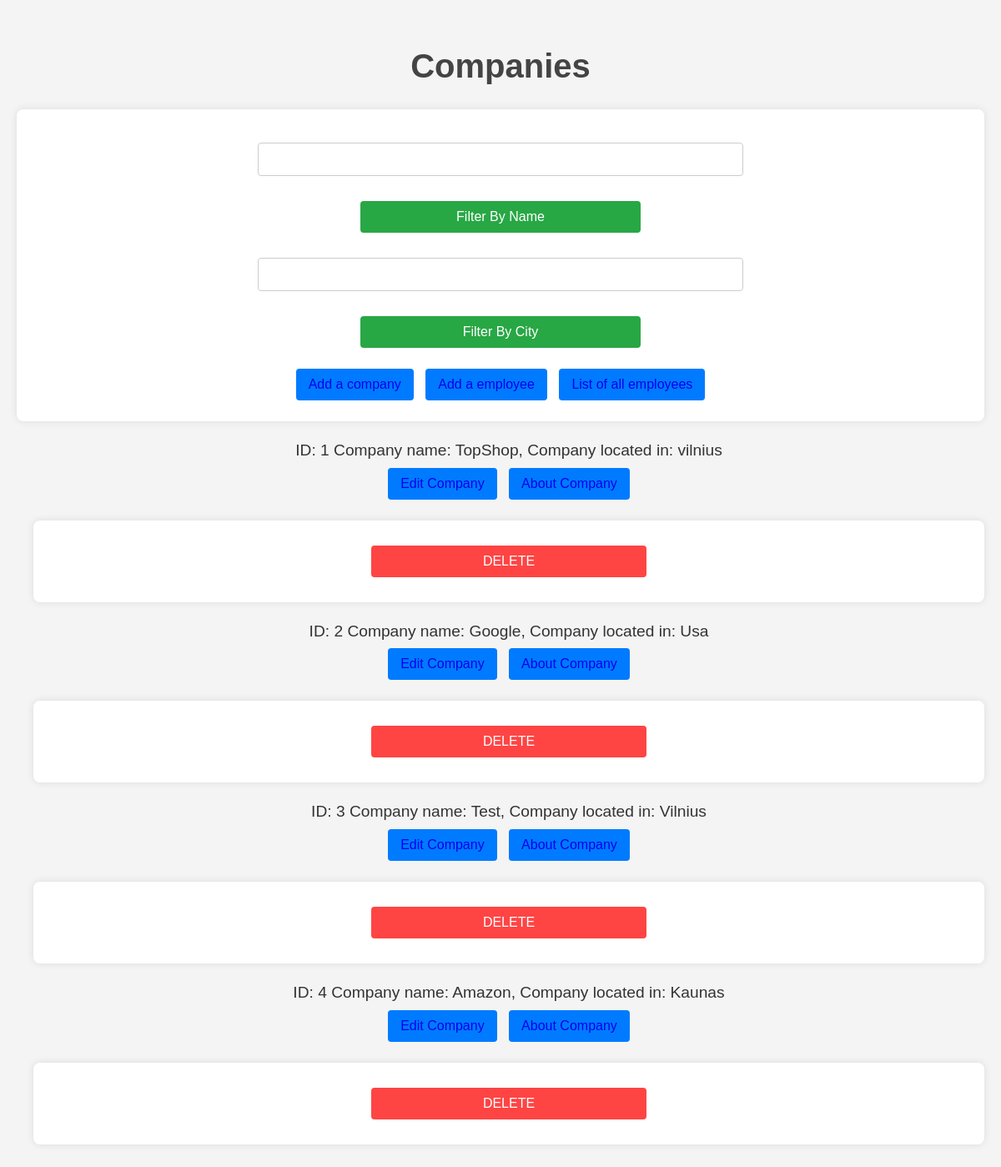
Before: / with the older database file.
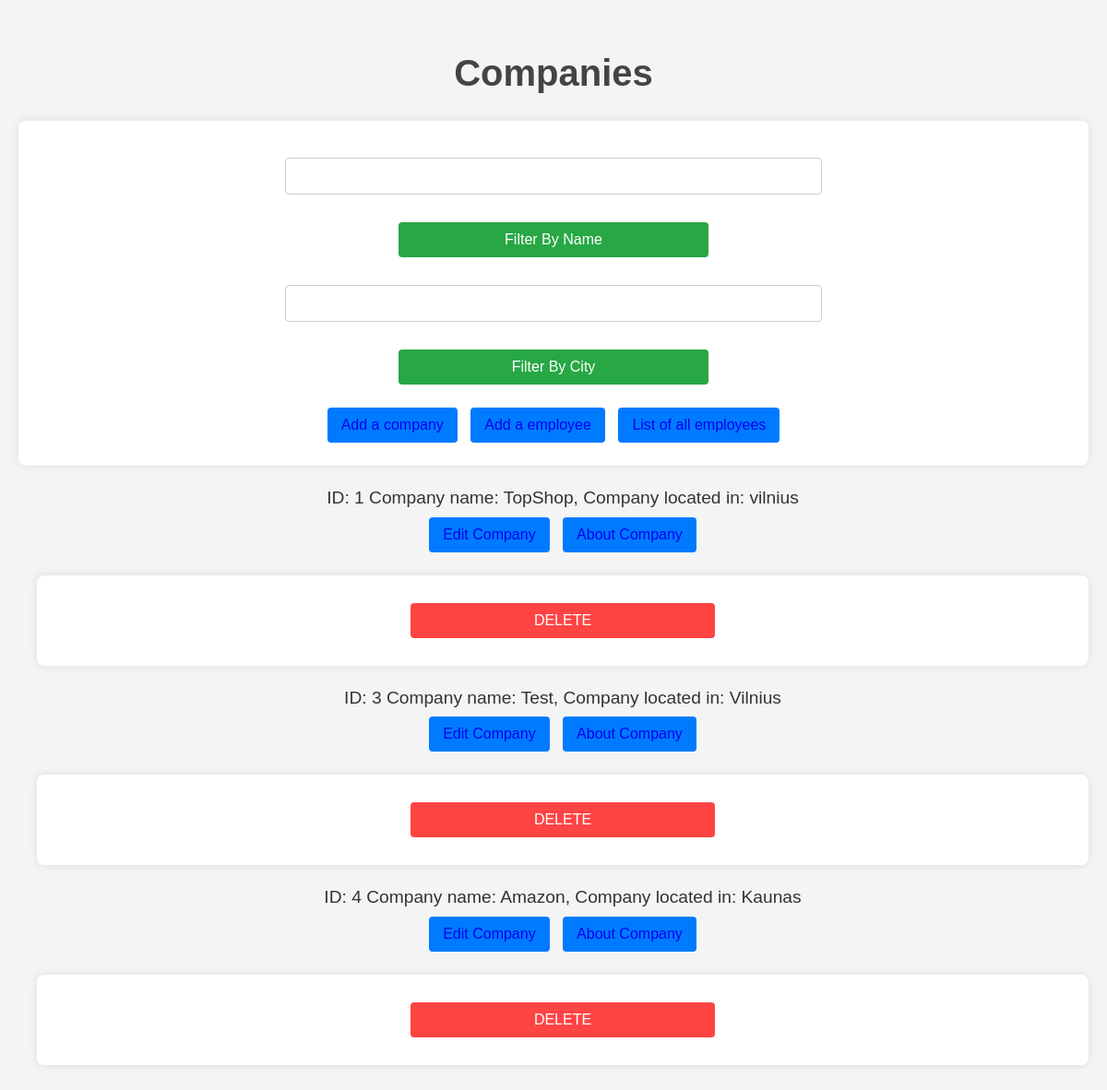
After: the same page with the newer database file.
### main.py (models this page shows, shortened)
class Company(db.Model):
    __tablename__ = 'company'
    id = db.Column(db.Integer, primary_key=True)
    name = db.Column(db.String)
    city = db.Column(db.String)
    employees = db.relationship('Employee', backref=backref('company'))
    def __repr__(self):
        return f'ID: {self.id}  Company name: {self.name}, Company located in: {self.city}'

### main.py (the view)
@app.route('/')
def home():
    search_text = request.args.get("searchtab")
    search_city = request.args.get('citytab')
    if search_text or search_city:
        query = Company.query
        if search_text:
            query = query.filter(Company.name.ilike(f"%{search_text}%"))
        if search_city:
            query = query.filter(Company.city.ilike(f"%{search_city}%"))
        filtered_rows = query.all()
        return render_template("index.html", company_rows=filtered_rows)
    else:
        company_rows = Company.query.all()
        return render_template("index.html", company_rows=company_rows)

### templates/index.html (shortened to what this page needs)
<!DOCTYPE html>
<html lang="en">
  <head>
    <link
      rel="stylesheet"
      href="{{ url_for('static', filename='styles.css') }}"
    />
  </head>
  <body>
    <h1>Companies</h1>
    <form action="" method="get" class="main">
      <p><input type="text" name="searchtab" /></p>
      <p><input type="submit" value="Filter By Name" /></p>
      <p><input type="text" name="citytab" /></p>
      <p><input type="submit" value="Filter By City" /></p>
      <button><a href="{{ url_for('add_company') }}">Add a company</a></button>
      <button>
        <a href="{{ url_for('add_employee') }}">Add a employee</a>
      </button>
      <button>
        <a href="{{ url_for('employees') }}">List of all employees</a>
      </button>
    </form>
    <ul>
      {% for elem in company_rows %}
      <li>{{ elem }}</li>
      <button><a href="/edit-company/{{ elem.id }}">Edit Company</a></button>
      <button><a href="/companies/{{ elem.id }}">About Company</a></button>
      <form action="/delete-company/{{ elem.id }}" method="POST">
        <input type="submit" value="DELETE" class="delete" />
      </form>
      {% endfor %}
    </ul>
  </body>
</html>

### static/styles.css (style rules this page uses)
body { font-family: Arial, sans-serif; background-color: #f4f4f4; color: #333; margin: 0; padding: 20px; line-height: 1.6; text-align: center; }
h1, h2, h4 { color: #444; }
h1 { font-size: 2.5rem; margin-bottom: 20px; display: flex; text-align: center; justify-content: center; }
p { margin: 10px 0; }
form { background: #fff; padding: 20px; border-radius: 8px; box-shadow: 0 0 10px rgba(0, 0, 0, 0.1); margin: 20px auto; }
input[type="text"], input[type="number"], input[type="submit"] { width: 50%; padding: 10px; margin: 10px 10px 10px 10px; border: 1px solid #ccc; border-radius: 4px; font-size: 1rem; }
input[type="submit"] { background-color: #28a745; color: white; border: none; cursor: pointer; max-width: 30%; }
button, a.button { padding: 10px 15px; background-color: #007bff; color: white; text-decoration: none; border: none; border-radius: 4px; font-size: 1rem; cursor: pointer; margin: 5px; }
a { text-decoration: none; }
ul, ol { padding-left: 20px; text-align: center; }
ul { list-style: none; }
li { font-size: larger; }
input.delete { background-color: #ff4444; color: white; border: none; padding: 10px 15px; border-radius: 4px; cursor: pointer; font-size: 1rem; max-width: 30%; }

Changed rows visible on the page:
removed Company: id+name+city "ID: 2 Company name: Google, Company located in: Usa"
